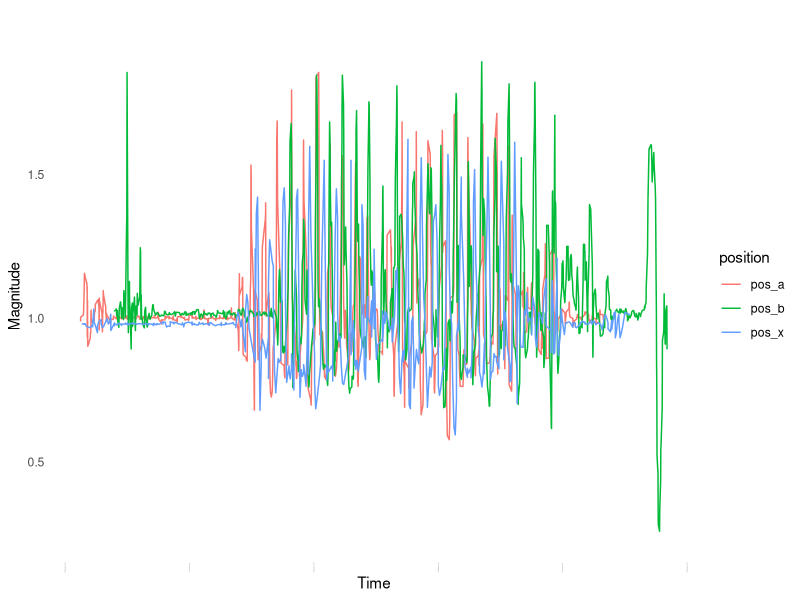

Generate this figure with R:
setwd("/Users/vedantdasswain/GitRepositories/CS7470/Server/data")

library("dplyr")
library("car")
library("ggplot2")

accel_pos_a <- read.csv("activities/walk/accel_pos_a.csv", na.strings=c("", "NA"), stringsAsFactors = FALSE)
accel_pos_b <- read.csv("activities/walk/accel_pos_b.csv", na.strings=c("", "NA"), stringsAsFactors = FALSE)
accel_pos_x <- read.csv("activities/walk/accel_pos_x.csv", na.strings=c("", "NA"), stringsAsFactors = FALSE)

accel_pos_ab <- merge(x = accel_pos_a, y = accel_pos_b, all = TRUE)
accel_pos_abx <- merge(x = accel_pos_ab, y = accel_pos_x, all = TRUE)

accel_pos_mag <- accel_pos_abx %>% mutate(force=sqrt(x^2+y^2+z^2))

time_med <- median(accel_pos_mag$timestamp)
time_max <- max(accel_pos_mag$timestamp)
time_quart <- (time_max+time_med)/2

accel_plot <- ggplot(accel_pos_mag, aes(x = timestamp,
                                        y = force, group=position, colour=position)) +
  geom_line() +
  labs(title="",x = "Time", y = "Magnitude") +
  # xlim(time_quart,time_max) +
  theme_minimal() +
  theme(axis.text.x = element_text(angle = 90, hjust = 0,size=1),
        panel.grid.major = element_blank(),
        panel.grid.minor = element_blank(),
        plot.title = element_text(size = rel(1.5), face = "bold", vjust = 1.5))

print(accel_plot)